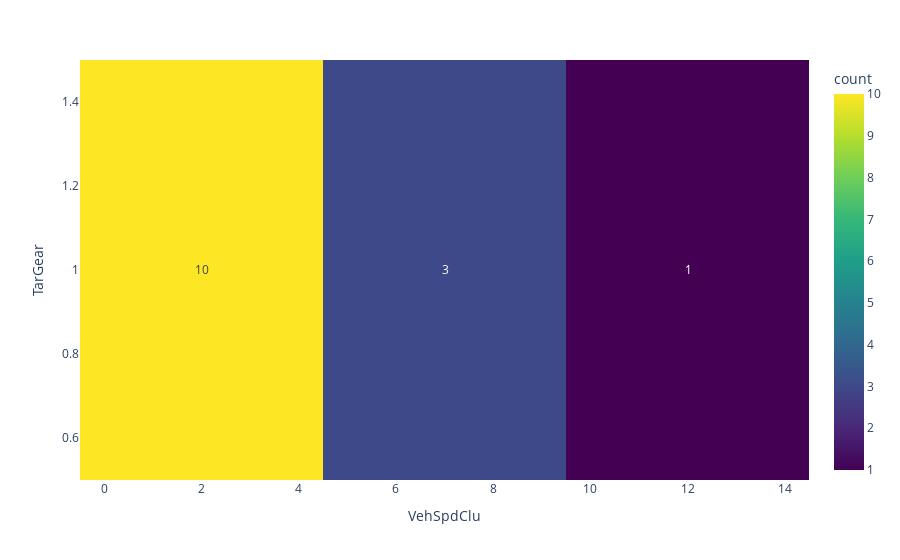

Source (notebook cell):
### Code cell
data_paths = glob(os.path.join(DATA_PATH, '*', 'total_log.csv'))
margin = 500
all_df = pd.DataFrame()
margin_df = pd.DataFrame()

for path in data_paths:
    if ('41354' in path) | ('40844' in path):
        df = pd.read_csv(path)
        # print(df.shape)
        # print(df.columns)
        series = df[(df['TarGear'] - df['TarGear'].shift())==-1]['TarGear'].isin([1])
        true_index = series[series==True].index
        
        for idx in true_index:
            down_df = pd.DataFrame(df.loc[idx:idx+margin])
            down_df = down_df.drop(down_df[down_df['DriveMode']==2].index)
            if (0 in down_df['VehSpdClu'].unique()) & (down_df['VehSpdClu'].values[-1]<5):
                all_df = pd.concat([all_df, df.loc[idx].to_frame().T])
                margin_df = pd.concat([margin_df, df.loc[idx:idx+margin]])
    
all_df = all_df.loc[:,:'VehSpdClu']
corr_df = margin_df.loc[:,:'VehSpdClu'].corr(method='pearson')#.fillna(0)
'''
sns.set()#font_scale=1.0)

plt.figure(figsize=(30,30))
test_heatmap = sns.heatmap(corr_df.values, # 데이터
                          cbar = True, # 오른쪽 컬러 막대 출력 여부
                           annot = True, # 차트에 숫자를 보여줄 것인지 여부
                          annot_kws={'size' : 10}, # 숫자 출력 시 숫자 크기 조절
                           fmt = '.2f', # 숫자의 출력 소수점자리 개수 조절
                           square = 'True', # 차트를 정사각형으로 할 것인지
                          yticklabels=corr_df.columns.values, # y축에 컬럼명 출력
                          xticklabels=corr_df.columns.values) # x축에 컬럼명 출력
plt.tight_layout()
plt.show()
'''
x = all_df['VehSpdClu'].values
y = all_df['TarGear'].values

fig = px.density_heatmap(data_frame=all_df, x="VehSpdClu", y="TarGear", text_auto=True, color_continuous_scale='Viridis')

fig.show()
sys.exit()

### Figure 1 — Plotly figure (JSON) as saved in the notebook; plotly's stock layout.template omitted (floating-point values rounded to 4 significant figures)
{"data": [{"coloraxis": "coloraxis", "hovertemplate": "VehSpdClu=%{x}<br>TarGear=%{y}<br>count=%{z}<extra></extra>", "name": "", "texttemplate": "%{z}", "type": "histogram2d", "x": [7, 6, 1, 1, 12, 8, 1, 0, 1, 2, 0, 0, 0, 2], "xaxis": "x", "xbingroup": "x", "y": [1, 1, 1, 1, 1, 1, 1, 1, 1, 1, 1, 1, 1, 1], "yaxis": "y", "ybingroup": "y"}], "layout": {"coloraxis": {"colorbar": {"title": {"text": "count"}}, "colorscale": [[0, "#440154"], [0.1111, "#482878"], [0.2222, "#3e4989"], [0.3333, "#31688e"], [0.4444, "#26828e"], [0.5556, "#1f9e89"], [0.6667, "#35b779"], [0.7778, "#6ece58"], [0.8889, "#b5de2b"], [1, "#fde725"]]}, "legend": {"tracegroupgap": 0}, "margin": {"t": 60}, "xaxis": {"anchor": "y", "domain": [0, 1], "title": {"text": "VehSpdClu"}}, "yaxis": {"anchor": "x", "domain": [0, 1], "title": {"text": "TarGear"}}}}
